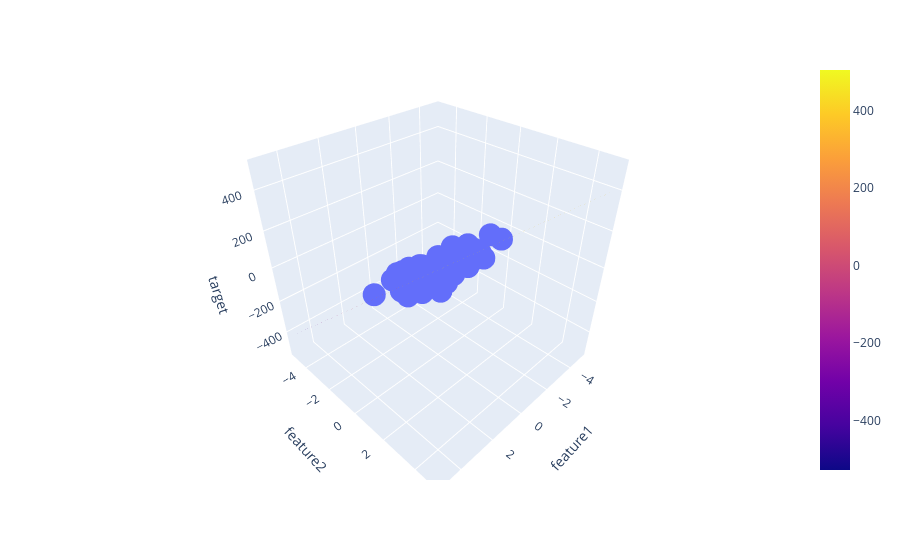

The notebook cell saved with this chart:
### Code cell
x = np.linspace(-5, 5, 10)
y = np.linspace(-5, 5, 10)
xGrid, yGrid = np.meshgrid(y, x)
final = np.vstack((xGrid.ravel().reshape(1,100), yGrid.ravel().reshape(1,100))).T


z_final = lr.predict(final).reshape(10,10)

z = z_final

final = np.vstack((xGrid.ravel().reshape(1,100),yGrid.ravel().reshape(1,100))).T
     

fig = px.scatter_3d(df, x='feature1', y='feature2', z='target')

fig.add_trace(go.Surface(x = x, y = y, z =z ))

fig.show()
